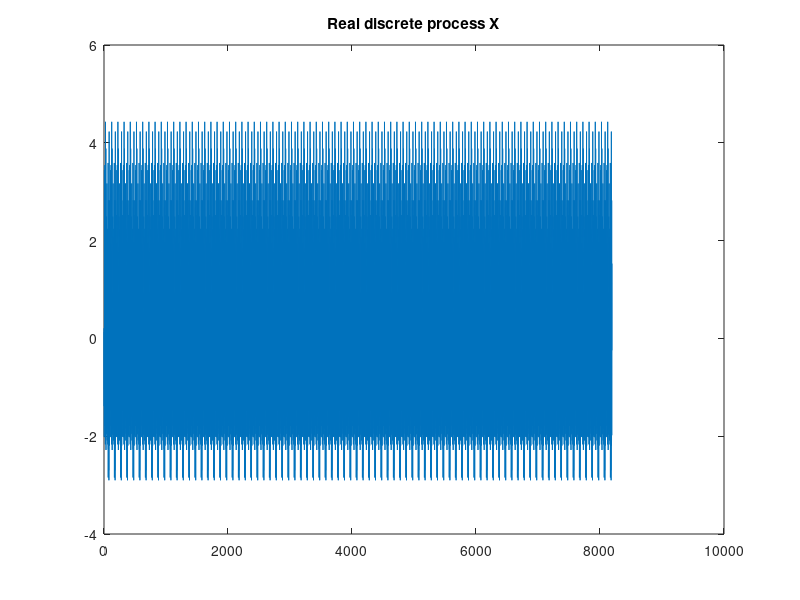

Here is the MATLAB script that generated this plot: (Note: this script raises an error after producing the figure.)
% Advanced Signal Processing
% Vasiliki Zarkadoula
clc
clear
close all

% data
N = 8192;   % data length
lamda = [0.12 0.3 0.42 0.19 0.17 0.36];
omega = 2*pi*lamda;
rng shuffle
a = 0;
b = 2*pi;
phi(1) = (b-a).*rand+a;
phi(2) = (b-a).*rand+a;
phi(3) = phi(1)+phi(2);
phi(4) = (b-a).*rand+a;
phi(5) = (b-a).*rand+a;
phi(6) = phi(4)+phi(5);

%--------------------------------------------------------------------------

% 1.

% Construct real discrete process X

X=zeros(N,1);
for k=0:N-1
    X(k+1)=0;
    for j=1:6
        X(k+1)=X(k+1)+cos(omega(j)*k+phi(j));
    end
   
end
plot(X); 
title('Real discrete process X')

%--------------------------------------------------------------------------

% 2.

% Estimate the power spectrum, use 128 shiftings for autocorrelation

m1 = mean(X);       
m2 = ACF(X,128);    
c2 = m2-m1^2;       %covariance
C2 = fft(c2);       %power spectrum
C2 = fftshift(C2);
fs = 1;
n = length(C2);
x = (-(n-1)/2:(n-1)/2)*(fs/n);
y = abs(C2).^2/n;
figure;
plot(x, y);         
xlabel('Frequency')
ylabel('Power')
title('Power Spectrum')

%--------------------------------------------------------------------------
       
% 3.

% Estimate the bispectrum using indirect and direct method

M = 256;
K = 32;
L = 64;

% reshape X[k] from(N*1)vector to (M*K) array
Y = reshape(X,M,K);

% a)indirect method
figure;
C3a1 = bisp3cum(Y,M,L,'n','u');   %rectangular window

figure;
C3a2 = bisp3cum(Y,M,L,'pa','u');  %parzen window

% b)direct method
figure;
C3b = bispecd (X,M,1,M,0);
maxlag = L;
samprate = M;
lagindex = -maxlag:maxlag;
freq = lagindex/maxlag/2*samprate;
imagesc(freq,freq,abs(C3b));
axis xy
grid
colormap gray
